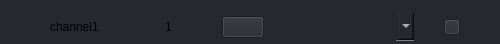
<?xml version="1.0" encoding="UTF-8"?>
<ui version="4.0">
 <class>LA_channel</class>
 <widget class="QWidget" name="LA_channel">
  <property name="geometry">
   <rect>
    <x>0</x>
    <y>0</y>
    <width>500</width>
    <height>44</height>
   </rect>
  </property>
  <property name="minimumSize">
   <size>
    <width>100</width>
    <height>44</height>
   </size>
  </property>
  <property name="maximumSize">
   <size>
    <width>500</width>
    <height>44</height>
   </size>
  </property>
  <property name="windowTitle">
   <string>Form</string>
  </property>
  <property name="styleSheet">
   <string notr="true">QWidget{
	background-color: rgb(39, 39, 48); 
}
/* QComboBoxes*/
QComboBox
{
  height: 24px;
  border: 0px;
  color: white;
  font-size: 14px;
  border-bottom: 1px solid rgba(255, 255, 255, 102);
  padding-bottom: 4px;
}
QComboBox::drop-down
{
  subcontrol-position: center right;
  width: 10px;
  height: 6px;
  border-image: url(:/icons/sba_cmb_box_arrow.svg);
}
QComboBox QAbstractItemView {
  border: 0px;
  color: white;
  selection-background-color: rgba(25, 25, 25);
  outline: 0px;
}
QComboBox:disabled
{
  color: rgb(85, 85, 85);
}
QLabel:disabled
{
	color:rgb(85,85,85);
}
QPushButton:disabled
{
	color:rgb(85,85,85);
}</string>
  </property>
  <layout class="QHBoxLayout" name="horizontalLayout_2">
   <property name="spacing">
    <number>0</number>
   </property>
   <property name="leftMargin">
    <number>0</number>
   </property>
   <property name="topMargin">
    <number>10</number>
   </property>
   <property name="rightMargin">
    <number>0</number>
   </property>
   <property name="bottomMargin">
    <number>0</number>
   </property>
   <item>
    <spacer name="spacer1">
     <property name="orientation">
      <enum>Qt::Horizontal</enum>
     </property>
     <property name="sizeType">
      <enum>QSizePolicy::Fixed</enum>
     </property>
     <property name="sizeHint" stdset="0">
      <size>
       <width>50</width>
       <height>0</height>
      </size>
     </property>
    </spacer>
   </item>
   <item>
    <widget class="QLabel" name="channelName">
     <property name="sizePolicy">
      <sizepolicy hsizetype="Maximum" vsizetype="Maximum">
       <horstretch>0</horstretch>
       <verstretch>0</verstretch>
      </sizepolicy>
     </property>
     <property name="minimumSize">
      <size>
       <width>75</width>
       <height>0</height>
      </size>
     </property>
     <property name="maximumSize">
      <size>
       <width>100</width>
       <height>20</height>
      </size>
     </property>
     <property name="text">
      <string>channel1</string>
     </property>
    </widget>
   </item>
   <item>
    <spacer name="spacer2">
     <property name="orientation">
      <enum>Qt::Horizontal</enum>
     </property>
     <property name="sizeType">
      <enum>QSizePolicy::Fixed</enum>
     </property>
     <property name="sizeHint" stdset="0">
      <size>
       <width>40</width>
       <height>0</height>
      </size>
     </property>
    </spacer>
   </item>
   <item>
    <widget class="QLabel" name="channelIndex">
     <property name="text">
      <string>1</string>
     </property>
    </widget>
   </item>
   <item>
    <spacer name="spacer3">
     <property name="orientation">
      <enum>Qt::Horizontal</enum>
     </property>
     <property name="sizeType">
      <enum>QSizePolicy::Fixed</enum>
     </property>
     <property name="sizeHint" stdset="0">
      <size>
       <width>50</width>
       <height>0</height>
      </size>
     </property>
    </spacer>
   </item>
   <item>
    <widget class="QPushButton" name="btnSettings">
     <property name="styleSheet">
      <string notr="true">QPushButton {
  min-height: 20px;
  max-height: 20px;
  min-width: 40px;
  max-width: 40px;
}

QPushButton:checked {
  border-image: url(:/icons/setup_btn_checked.svg);
}
QPushButton:!checked {
  border-image: url(:/icons/setup_btn_unchecked.svg);
}

</string>
     </property>
     <property name="text">
      <string/>
     </property>
     <property name="checkable">
      <bool>true</bool>
     </property>
    </widget>
   </item>
   <item>
    <spacer name="spacer4">
     <property name="orientation">
      <enum>Qt::Horizontal</enum>
     </property>
     <property name="sizeType">
      <enum>QSizePolicy::MinimumExpanding</enum>
     </property>
     <property name="sizeHint" stdset="0">
      <size>
       <width>10</width>
       <height>0</height>
      </size>
     </property>
    </spacer>
   </item>
   <item>
    <spacer name="spacer5">
     <property name="orientation">
      <enum>Qt::Horizontal</enum>
     </property>
     <property name="sizeType">
      <enum>QSizePolicy::MinimumExpanding</enum>
     </property>
     <property name="sizeHint" stdset="0">
      <size>
       <width>40</width>
       <height>0</height>
      </size>
     </property>
    </spacer>
   </item>
   <item>
    <widget class="QComboBox" name="comboBox">
     <property name="sizePolicy">
      <sizepolicy hsizetype="Minimum" vsizetype="Fixed">
       <horstretch>0</horstretch>
       <verstretch>0</verstretch>
      </sizepolicy>
     </property>
     <property name="palette">
      <palette>
       <active>
        <colorrole role="WindowText">
         <brush brushstyle="SolidPattern">
          <color alpha="255">
           <red>255</red>
           <green>255</green>
           <blue>255</blue>
          </color>
         </brush>
        </colorrole>
        <colorrole role="Button">
         <brush brushstyle="SolidPattern">
          <color alpha="255">
           <red>39</red>
           <green>39</green>
           <blue>48</blue>
          </color>
         </brush>
        </colorrole>
        <colorrole role="Text">
         <brush brushstyle="SolidPattern">
          <color alpha="255">
           <red>255</red>
           <green>255</green>
           <blue>255</blue>
          </color>
         </brush>
        </colorrole>
        <colorrole role="ButtonText">
         <brush brushstyle="SolidPattern">
          <color alpha="255">
           <red>255</red>
           <green>255</green>
           <blue>255</blue>
          </color>
         </brush>
        </colorrole>
        <colorrole role="Base">
         <brush brushstyle="SolidPattern">
          <color alpha="255">
           <red>39</red>
           <green>39</green>
           <blue>48</blue>
          </color>
         </brush>
        </colorrole>
        <colorrole role="Window">
         <brush brushstyle="SolidPattern">
          <color alpha="255">
           <red>39</red>
           <green>39</green>
           <blue>48</blue>
          </color>
         </brush>
        </colorrole>
       </active>
       <inactive>
        <colorrole role="WindowText">
         <brush brushstyle="SolidPattern">
          <color alpha="255">
           <red>255</red>
           <green>255</green>
           <blue>255</blue>
          </color>
         </brush>
        </colorrole>
        <colorrole role="Button">
         <brush brushstyle="SolidPattern">
          <color alpha="255">
           <red>39</red>
           <green>39</green>
           <blue>48</blue>
          </color>
         </brush>
        </colorrole>
        <colorrole role="Text">
         <brush brushstyle="SolidPattern">
          <color alpha="255">
           <red>255</red>
           <green>255</green>
           <blue>255</blue>
          </color>
         </brush>
        </colorrole>
        <colorrole role="ButtonText">
         <brush brushstyle="SolidPattern">
          <color alpha="255">
           <red>255</red>
           <green>255</green>
           <blue>255</blue>
          </color>
         </brush>
        </colorrole>
        <colorrole role="Base">
         <brush brushstyle="SolidPattern">
          <color alpha="255">
           <red>39</red>
           <green>39</green>
           <blue>48</blue>
          </color>
         </brush>
        </colorrole>
        <colorrole role="Window">
         <brush brushstyle="SolidPattern">
          <color alpha="255">
           <red>39</red>
           <green>39</green>
           <blue>48</blue>
          </color>
         </brush>
        </colorrole>
       </inactive>
       <disabled>
        <colorrole role="WindowText">
         <brush brushstyle="SolidPattern">
          <color alpha="255">
           <red>85</red>
           <green>85</green>
           <blue>85</blue>
          </color>
         </brush>
        </colorrole>
        <colorrole role="Button">
         <brush brushstyle="SolidPattern">
          <color alpha="255">
           <red>39</red>
           <green>39</green>
           <blue>48</blue>
          </color>
         </brush>
        </colorrole>
        <colorrole role="Text">
         <brush brushstyle="SolidPattern">
          <color alpha="255">
           <red>85</red>
           <green>85</green>
           <blue>85</blue>
          </color>
         </brush>
        </colorrole>
        <colorrole role="ButtonText">
         <brush brushstyle="SolidPattern">
          <color alpha="255">
           <red>85</red>
           <green>85</green>
           <blue>85</blue>
          </color>
         </brush>
        </colorrole>
        <colorrole role="Base">
         <brush brushstyle="SolidPattern">
          <color alpha="255">
           <red>39</red>
           <green>39</green>
           <blue>48</blue>
          </color>
         </brush>
        </colorrole>
        <colorrole role="Window">
         <brush brushstyle="SolidPattern">
          <color alpha="255">
           <red>39</red>
           <green>39</green>
           <blue>48</blue>
          </color>
         </brush>
        </colorrole>
       </disabled>
      </palette>
     </property>
     <property name="iconSize">
      <size>
       <width>16</width>
       <height>16</height>
      </size>
     </property>
     <item>
      <property name="text">
       <string/>
      </property>
      <property name="icon">
       <iconset>
        <normalon>:/icons/trigger-marker-rising.svg</normalon>
       </iconset>
      </property>
     </item>
     <item>
      <property name="text">
       <string/>
      </property>
      <property name="icon">
       <iconset>
        <normalon>:/icons/trigger-marker-falling.svg</normalon>
       </iconset>
      </property>
     </item>
     <item>
      <property name="text">
       <string/>
      </property>
      <property name="icon">
       <iconset>
        <normalon>:/icons/trigger-high.svg</normalon>
       </iconset>
      </property>
     </item>
     <item>
      <property name="text">
       <string/>
      </property>
      <property name="icon">
       <iconset>
        <normalon>:/icons/trigger-low.svg</normalon>
       </iconset>
      </property>
     </item>
     <item>
      <property name="text">
       <string/>
      </property>
      <property name="icon">
       <iconset>
        <normalon>:/icons/trigger-none.svg</normalon>
       </iconset>
      </property>
     </item>
     <item>
      <property name="text">
       <string/>
      </property>
      <property name="icon">
       <iconset>
        <normalon>:/icons/trigger-marker-change.svg</normalon>
       </iconset>
      </property>
     </item>
    </widget>
   </item>
   <item>
    <spacer name="spacer6">
     <property name="orientation">
      <enum>Qt::Horizontal</enum>
     </property>
     <property name="sizeType">
      <enum>QSizePolicy::Fixed</enum>
     </property>
     <property name="sizeHint" stdset="0">
      <size>
       <width>30</width>
       <height>0</height>
      </size>
     </property>
    </spacer>
   </item>
   <item>
    <widget class="QPushButton" name="btnRemChannel">
     <property name="styleSheet">
      <string notr="true">QPushButton {
  min-height: 13.8px;
  max-height: 13.8px;
  min-width: 13.9px;
  max-width: 13.9px;
}

QPushButton:checked {
  border-image: url(:/icons/close_hovered.svg);
}
QPushButton:!checked {
  border-image: url(:/icons/close_hovered.svg);

}

</string>
     </property>
     <property name="text">
      <string/>
     </property>
     <property name="checkable">
      <bool>true</bool>
     </property>
     <property name="checked">
      <bool>false</bool>
     </property>
    </widget>
   </item>
   <item>
    <spacer name="horizontalSpacer">
     <property name="orientation">
      <enum>Qt::Horizontal</enum>
     </property>
     <property name="sizeType">
      <enum>QSizePolicy::Fixed</enum>
     </property>
     <property name="sizeHint" stdset="0">
      <size>
       <width>40</width>
       <height>0</height>
      </size>
     </property>
    </spacer>
   </item>
  </layout>
 </widget>
 <resources/>
 <connections/>
</ui>
